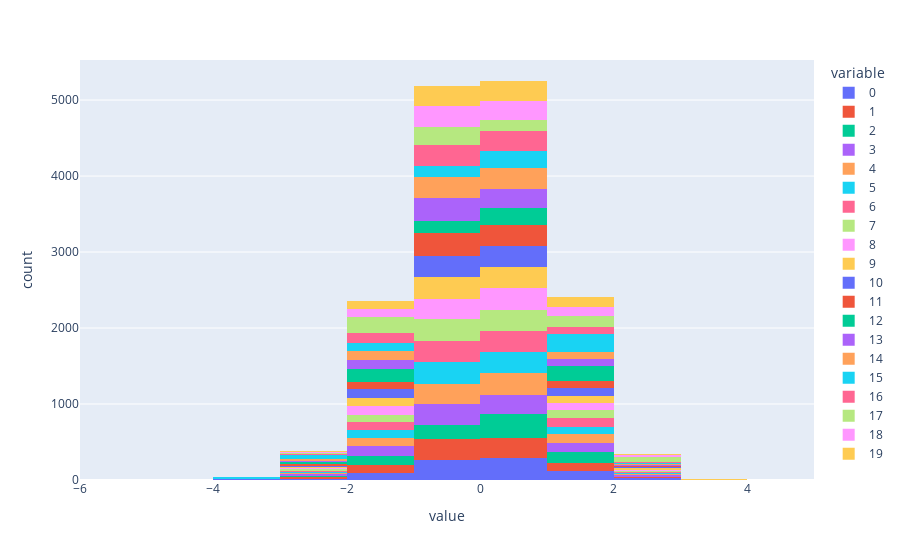

This figure's notebook cell:
### Code cell
import plotly.express as px

fig = px.histogram(X_train, nbins=20)
fig.show()

### Figure 1 — Plotly figure (JSON) as saved in the notebook; plotly's stock layout.template omitted (floating-point values rounded to 4 significant figures; data arrays with more than 128 entries replaced by an {"elided": "..."} marker saying what was removed)
{"data": [{"alignmentgroup": "True", "bingroup": "x", "hovertemplate": "variable=0<br>value=%{x}<br>count=%{y}<extra></extra>", "legendgroup": "0", "marker": {"color": "#636efa", "pattern": {"shape": ""}}, "name": "0", "nbinsx": 20, "offsetgroup": "0", "orientation": "v", "showlegend": true, "type": "histogram", "x": {"elided": "800 float values"}, "xaxis": "x", "yaxis": "y"}, {"alignmentgroup": "True", "bingroup": "x", "hovertemplate": "variable=1<br>value=%{x}<br>count=%{y}<extra></extra>", "legendgroup": "1", "marker": {"color": "#EF553B", "pattern": {"shape": ""}}, "name": "1", "nbinsx": 20, "offsetgroup": "1", "orientation": "v", "showlegend": true, "type": "histogram", "x": {"elided": "800 float values"}, "xaxis": "x", "yaxis": "y"}, {"alignmentgroup": "True", "bingroup": "x", "hovertemplate": "variable=2<br>value=%{x}<br>count=%{y}<extra></extra>", "legendgroup": "2", "marker": {"color": "#00cc96", "pattern": {"shape": ""}}, "name": "2", "nbinsx": 20, "offsetgroup": "2", "orientation": "v", "showlegend": true, "type": "histogram", "x": {"elided": "800 float values"}, "xaxis": "x", "yaxis": "y"}, {"alignmentgroup": "True", "bingroup": "x", "hovertemplate": "variable=3<br>value=%{x}<br>count=%{y}<extra></extra>", "legendgroup": "3", "marker": {"color": "#ab63fa", "pattern": {"shape": ""}}, "name": "3", "nbinsx": 20, "offsetgroup": "3", "orientation": "v", "showlegend": true, "type": "histogram", "x": {"elided": "800 float values"}, "xaxis": "x", "yaxis": "y"}, {"alignmentgroup": "True", "bingroup": "x", "hovertemplate": "variable=4<br>value=%{x}<br>count=%{y}<extra></extra>", "legendgroup": "4", "marker": {"color": "#FFA15A", "pattern": {"shape": ""}}, "name": "4", "nbinsx": 20, "offsetgroup": "4", "orientation": "v", "showlegend": true, "type": "histogram", "x": {"elided": "800 float values"}, "xaxis": "x", "yaxis": "y"}, {"alignmentgroup": "True", "bingroup": "x", "hovertemplate": "variable=5<br>value=%{x}<br>count=%{y}<extra></extra>", "legendgroup": "5", "marker": {"color": "#19d3f3", "pattern": {"shape": ""}}, "name": "5", "nbinsx": 20, "offsetgroup": "5", "orientation": "v", "showlegend": true, "type": "histogram", "x": {"elided": "800 float values"}, "xaxis": "x", "yaxis": "y"}, {"alignmentgroup": "True", "bingroup": "x", "hovertemplate": "variable=6<br>value=%{x}<br>count=%{y}<extra></extra>", "legendgroup": "6", "marker": {"color": "#FF6692", "pattern": {"shape": ""}}, "name": "6", "nbinsx": 20, "offsetgroup": "6", "orientation": "v", "showlegend": true, "type": "histogram", "x": {"elided": "800 float values"}, "xaxis": "x", "yaxis": "y"}, {"alignmentgroup": "True", "bingroup": "x", "hovertemplate": "variable=7<br>value=%{x}<br>count=%{y}<extra></extra>", "legendgroup": "7", "marker": {"color": "#B6E880", "pattern": {"shape": ""}}, "name": "7", "nbinsx": 20, "offsetgroup": "7", "orientation": "v", "showlegend": true, "type": "histogram", "x": {"elided": "800 float values"}, "xaxis": "x", "yaxis": "y"}, {"alignmentgroup": "True", "bingroup": "x", "hovertemplate": "variable=8<br>value=%{x}<br>count=%{y}<extra></extra>", "legendgroup": "8", "marker": {"color": "#FF97FF", "pattern": {"shape": ""}}, "name": "8", "nbinsx": 20, "offsetgroup": "8", "orientation": "v", "showlegend": true, "type": "histogram", "x": {"elided": "800 float values"}, "xaxis": "x", "yaxis": "y"}, {"alignmentgroup": "True", "bingroup": "x", "hovertemplate": "variable=9<br>value=%{x}<br>count=%{y}<extra></extra>", "legendgroup": "9", "marker": {"color": "#FECB52", "pattern": {"shape": ""}}, "name": "9", "nbinsx": 20, "offsetgroup": "9", "orientation": "v", "showlegend": true, "type": "histogram", "x": {"elided": "800 float values"}, "xaxis": "x", "yaxis": "y"}, {"alignmentgroup": "True", "bingroup": "x", "hovertemplate": "variable=10<br>value=%{x}<br>count=%{y}<extra></extra>", "legendgroup": "10", "marker": {"color": "#636efa", "pattern": {"shape": ""}}, "name": "10", "nbinsx": 20, "offsetgroup": "10", "orientation": "v", "showlegend": true, "type": "histogram", "x": {"elided": "800 float values"}, "xaxis": "x", "yaxis": "y"}, {"alignmentgroup": "True", "bingroup": "x", "hovertemplate": "variable=11<br>value=%{x}<br>count=%{y}<extra></extra>", "legendgroup": "11", "marker": {"color": "#EF553B", "pattern": {"shape": ""}}, "name": "11", "nbinsx": 20, "offsetgroup": "11", "orientation": "v", "showlegend": true, "type": "histogram", "x": {"elided": "800 float values"}, "xaxis": "x", "yaxis": "y"}, {"alignmentgroup": "True", "bingroup": "x", "hovertemplate": "variable=12<br>value=%{x}<br>count=%{y}<extra></extra>", "legendgroup": "12", "marker": {"color": "#00cc96", "pattern": {"shape": ""}}, "name": "12", "nbinsx": 20, "offsetgroup": "12", "orientation": "v", "showlegend": true, "type": "histogram", "x": {"elided": "800 float values"}, "xaxis": "x", "yaxis": "y"}, {"alignmentgroup": "True", "bingroup": "x", "hovertemplate": "variable=13<br>value=%{x}<br>count=%{y}<extra></extra>", "legendgroup": "13", "marker": {"color": "#ab63fa", "pattern": {"shape": ""}}, "name": "13", "nbinsx": 20, "offsetgroup": "13", "orientation": "v", "showlegend": true, "type": "histogram", "x": {"elided": "800 float values"}, "xaxis": "x", "yaxis": "y"}, {"alignmentgroup": "True", "bingroup": "x", "hovertemplate": "variable=14<br>value=%{x}<br>count=%{y}<extra></extra>", "legendgroup": "14", "marker": {"color": "#FFA15A", "pattern": {"shape": ""}}, "name": "14", "nbinsx": 20, "offsetgroup": "14", "orientation": "v", "showlegend": true, "type": "histogram", "x": {"elided": "800 float values"}, "xaxis": "x", "yaxis": "y"}, {"alignmentgroup": "True", "bingroup": "x", "hovertemplate": "variable=15<br>value=%{x}<br>count=%{y}<extra></extra>", "legendgroup": "15", "marker": {"color": "#19d3f3", "pattern": {"shape": ""}}, "name": "15", "nbinsx": 20, "offsetgroup": "15", "orientation": "v", "showlegend": true, "type": "histogram", "x": {"elided": "800 float values"}, "xaxis": "x", "yaxis": "y"}, {"alignmentgroup": "True", "bingroup": "x", "hovertemplate": "variable=16<br>value=%{x}<br>count=%{y}<extra></extra>", "legendgroup": "16", "marker": {"color": "#FF6692", "pattern": {"shape": ""}}, "name": "16", "nbinsx": 20, "offsetgroup": "16", "orientation": "v", "showlegend": true, "type": "histogram", "x": {"elided": "800 float values"}, "xaxis": "x", "yaxis": "y"}, {"alignmentgroup": "True", "bingroup": "x", "hovertemplate": "variable=17<br>value=%{x}<br>count=%{y}<extra></extra>", "legendgroup": "17", "marker": {"color": "#B6E880", "pattern": {"shape": ""}}, "name": "17", "nbinsx": 20, "offsetgroup": "17", "orientation": "v", "showlegend": true, "type": "histogram", "x": {"elided": "800 float values"}, "xaxis": "x", "yaxis": "y"}, {"alignmentgroup": "True", "bingroup": "x", "hovertemplate": "variable=18<br>value=%{x}<br>count=%{y}<extra></extra>", "legendgroup": "18", "marker": {"color": "#FF97FF", "pattern": {"shape": ""}}, "name": "18", "nbinsx": 20, "offsetgroup": "18", "orientation": "v", "showlegend": true, "type": "histogram", "x": {"elided": "800 float values"}, "xaxis": "x", "yaxis": "y"}, {"alignmentgroup": "True", "bingroup": "x", "hovertemplate": "variable=19<br>value=%{x}<br>count=%{y}<extra></extra>", "legendgroup": "19", "marker": {"color": "#FECB52", "pattern": {"shape": ""}}, "name": "19", "nbinsx": 20, "offsetgroup": "19", "orientation": "v", "showlegend": true, "type": "histogram", "x": {"elided": "800 float values"}, "xaxis": "x", "yaxis": "y"}], "layout": {"barmode": "relative", "legend": {"title": {"text": "variable"}, "tracegroupgap": 0}, "margin": {"t": 60}, "xaxis": {"anchor": "y", "domain": [0, 1], "title": {"text": "value"}}, "yaxis": {"anchor": "x", "domain": [0, 1], "title": {"text": "count"}}}}
